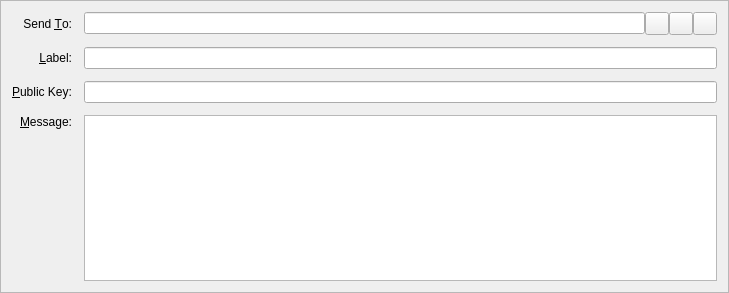
<?xml version="1.0" encoding="UTF-8"?>
<ui version="4.0">
 <class>SendMessagesEntry</class>
 <widget class="QFrame" name="SendMessagesEntry">
  <property name="geometry">
   <rect>
    <x>0</x>
    <y>0</y>
    <width>729</width>
    <height>293</height>
   </rect>
  </property>
  <property name="windowTitle">
   <string>Form</string>
  </property>
  <property name="frameShape">
   <enum>QFrame::StyledPanel</enum>
  </property>
  <property name="frameShadow">
   <enum>QFrame::Sunken</enum>
  </property>
  <layout class="QGridLayout" name="gridLayout">
   <property name="spacing">
    <number>12</number>
   </property>
   <item row="3" column="2">
    <layout class="QHBoxLayout" name="sendToLayout">
     <property name="spacing">
      <number>0</number>
     </property>
     <item>
      <widget class="QValidatedLineEdit" name="sendTo">
       <property name="toolTip">
        <string>&lt;html&gt;&lt;head/&gt;&lt;body&gt;&lt;p&gt;The address to send the message to &lt;/p&gt;&lt;/body&gt;&lt;/html&gt;</string>
       </property>
       <property name="maxLength">
        <number>34</number>
       </property>
      </widget>
     </item>
     <item>
      <widget class="QToolButton" name="addressBookButton">
       <property name="toolTip">
        <string>Choose address from address book</string>
       </property>
       <property name="text">
        <string/>
       </property>
       <property name="icon">
        <iconset resource="../bitcoin.qrc">
         <normaloff>:/icons/address-book</normaloff>:/icons/address-book</iconset>
       </property>
       <property name="shortcut">
        <string>Alt+A</string>
       </property>
      </widget>
     </item>
     <item>
      <widget class="QToolButton" name="pasteButton">
       <property name="toolTip">
        <string>Paste address from clipboard</string>
       </property>
       <property name="text">
        <string/>
       </property>
       <property name="icon">
        <iconset resource="../bitcoin.qrc">
         <normaloff>:/icons/editpaste</normaloff>:/icons/editpaste</iconset>
       </property>
       <property name="shortcut">
        <string>Alt+P</string>
       </property>
      </widget>
     </item>
     <item>
      <widget class="QToolButton" name="deleteButton">
       <property name="toolTip">
        <string>Remove this recipient</string>
       </property>
       <property name="text">
        <string/>
       </property>
       <property name="icon">
        <iconset resource="../bitcoin.qrc">
         <normaloff>:/icons/remove</normaloff>:/icons/remove</iconset>
       </property>
      </widget>
     </item>
    </layout>
   </item>
   <item row="6" column="0">
    <widget class="QLabel" name="messageLabel">
     <property name="text">
      <string>&amp;Message:</string>
     </property>
     <property name="alignment">
      <set>Qt::AlignRight|Qt::AlignTop|Qt::AlignTrailing</set>
     </property>
     <property name="buddy">
      <cstring>messageText</cstring>
     </property>
    </widget>
   </item>
   <item row="3" column="0">
    <widget class="QLabel" name="label_2">
     <property name="text">
      <string>Send &amp;To:</string>
     </property>
     <property name="alignment">
      <set>Qt::AlignRight|Qt::AlignTrailing|Qt::AlignVCenter</set>
     </property>
     <property name="buddy">
      <cstring>sendTo</cstring>
     </property>
    </widget>
   </item>
   <item row="6" column="2">
    <widget class="QValidatedTextEdit" name="messageText">
     <property name="mouseTracking">
      <bool>true</bool>
     </property>
     <property name="focusPolicy">
      <enum>Qt::WheelFocus</enum>
     </property>
     <property name="tabChangesFocus">
      <bool>false</bool>
     </property>
    </widget>
   </item>
   <item row="4" column="2">
    <widget class="QValidatedLineEdit" name="addAsLabel">
     <property name="enabled">
      <bool>true</bool>
     </property>
     <property name="toolTip">
      <string>Enter a label for this address to add it to your address book</string>
     </property>
    </widget>
   </item>
   <item row="4" column="0">
    <widget class="QLabel" name="label_4">
     <property name="text">
      <string>&amp;Label:</string>
     </property>
     <property name="alignment">
      <set>Qt::AlignRight|Qt::AlignTrailing|Qt::AlignVCenter</set>
     </property>
     <property name="buddy">
      <cstring>addAsLabel</cstring>
     </property>
    </widget>
   </item>
   <item row="5" column="0">
    <widget class="QLabel" name="publicKeyLabel">
     <property name="text">
      <string>&amp;Public Key:</string>
     </property>
     <property name="buddy">
      <cstring>publicKey</cstring>
     </property>
    </widget>
   </item>
   <item row="5" column="2">
    <widget class="QValidatedLineEdit" name="publicKey"/>
   </item>
  </layout>
 </widget>
 <customwidgets>
  <customwidget>
   <class>QValidatedLineEdit</class>
   <extends>QLineEdit</extends>
   <header>qvalidatedlineedit.h</header>
  </customwidget>
  <customwidget>
   <class>QValidatedTextEdit</class>
   <extends>QPlainTextEdit</extends>
   <header>qvalidatedtextedit.h</header>
  </customwidget>
 </customwidgets>
 <resources>
  <include location="../bitcoin.qrc"/>
 </resources>
 <connections/>
</ui>
